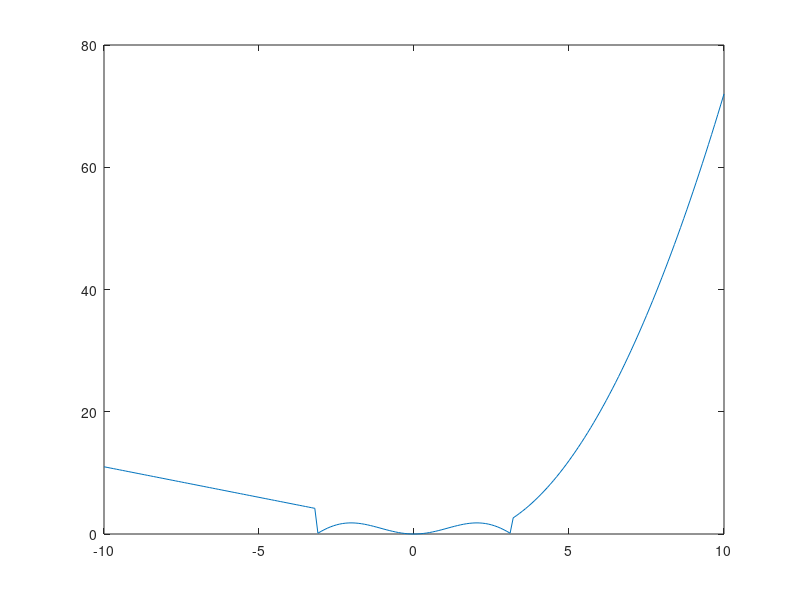

The MATLAB script that drew this image:
x=-10:0.1:10;

for j=1:length(x)
    if x(j)<-pi
        f(j)=abs(x(j))+1;
    elseif -pi<=x(j)%En el caso en que -pi<=x<=pi es necesario establecer 
        % los dos casos por separado para que matlab evalúe cada condición
        if x(j)<=pi
            f(j)=x(j)*sin(x(j));
        else
            f(j)=x(j)*x(j)-3*x(j)+2;
        end
    end
end

plot(x,f);